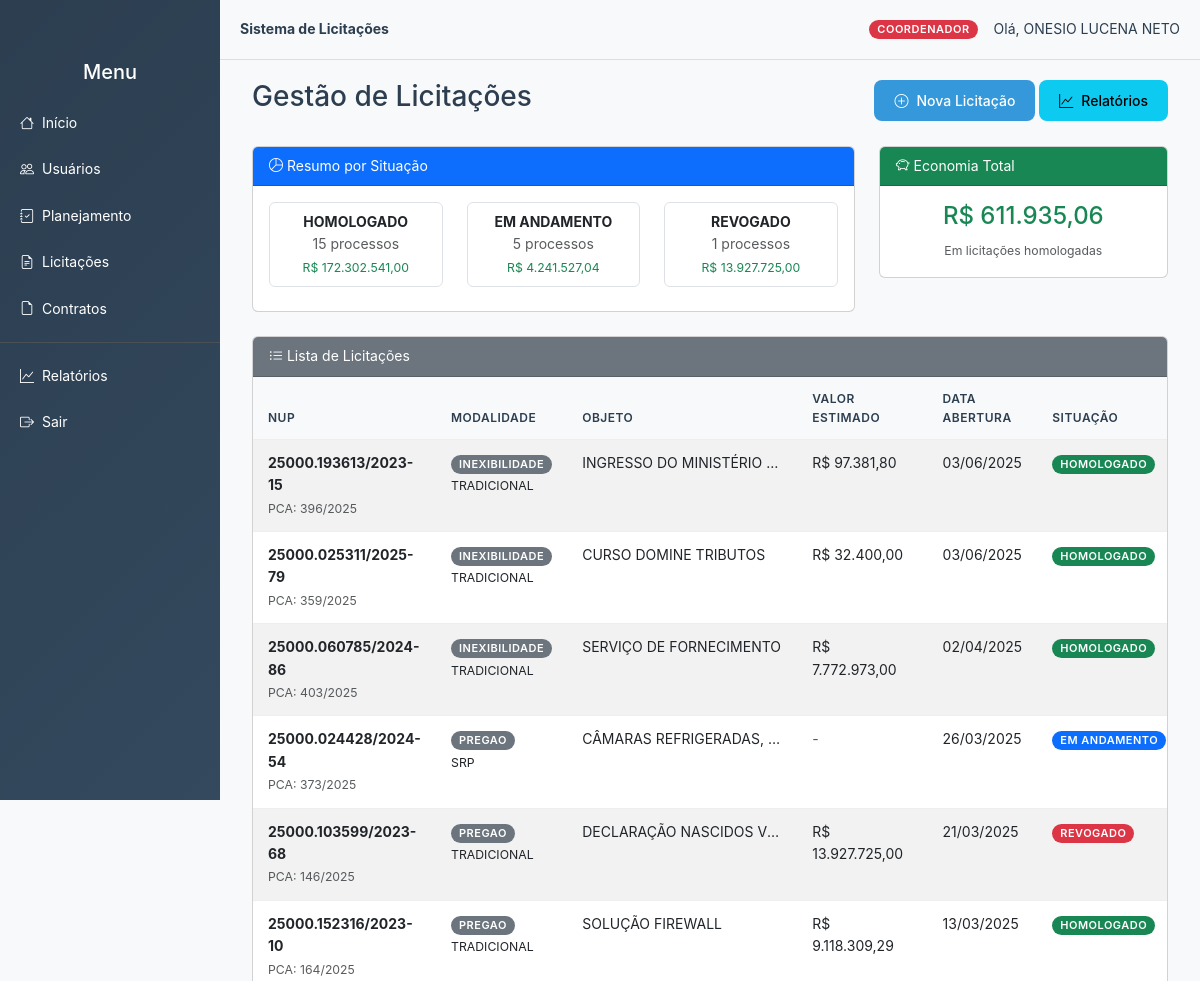
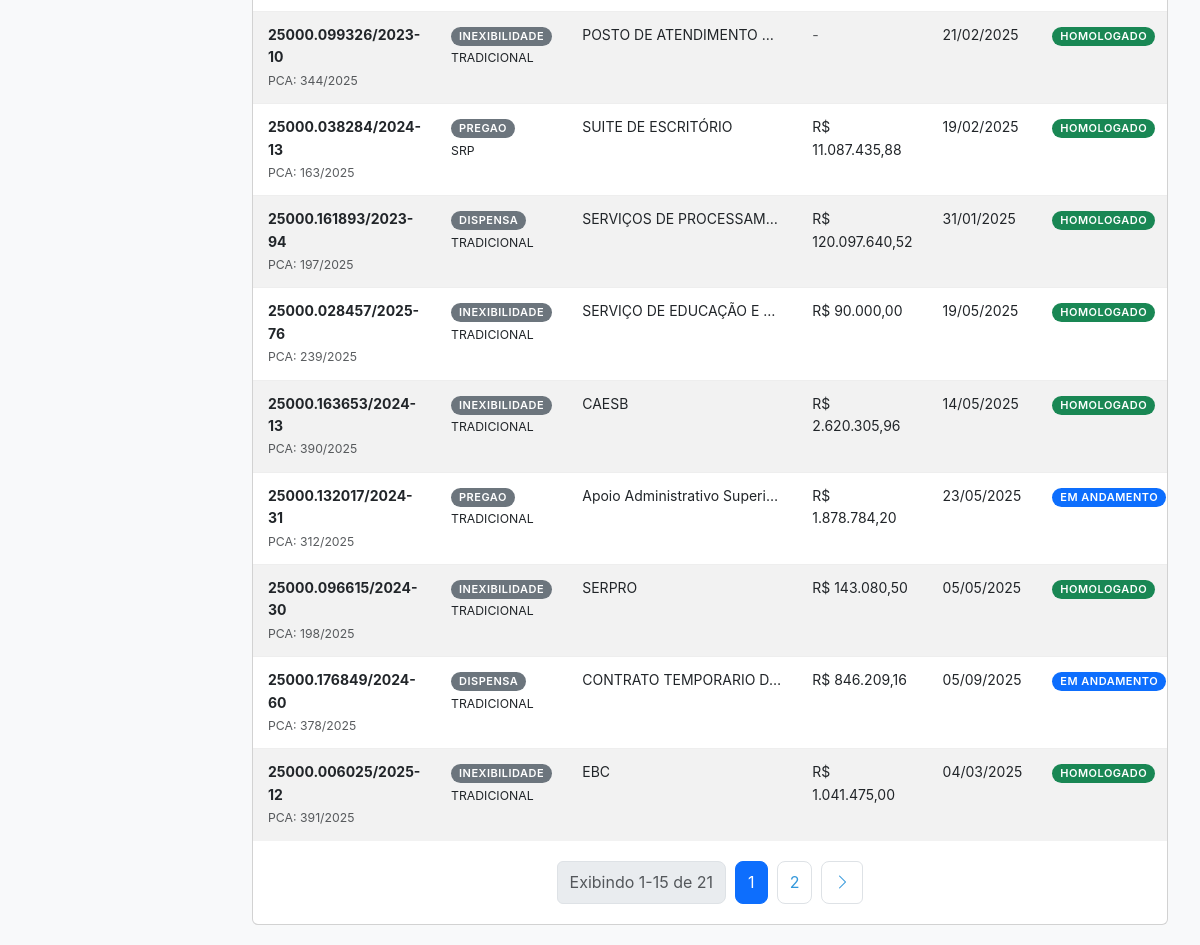
/public/licitacoes/index (signed in), run on the app's committed database (2 pictures, top to bottom).
### tables this page shows
CREATE TABLE `licitacoes` (
  `id` int(11) NOT NULL,
  `nup` varchar(20) DEFAULT NULL COMMENT 'Número Único de Protocolo',
  `data_entrada_dipli` date DEFAULT NULL COMMENT 'Data de entrada na DIPLI',
  `resp_instrucao` varchar(255) DEFAULT NULL COMMENT 'Responsável pela instrução',
  `area_demandante` varchar(255) DEFAULT NULL COMMENT 'Área que demandou a licitação',
  `pregoeiro` varchar(255) DEFAULT NULL COMMENT 'Nome do pregoeiro',
  `pca_dados_id` int(11) DEFAULT NULL COMMENT 'Vinculação com PCA atual',
  `numero_processo` varchar(100) DEFAULT NULL COMMENT 'Número do processo (mantido para compatibilidade)',
  `tipo_licitacao` varchar(50) DEFAULT NULL COMMENT 'Tipo de licitação (mantido para compatibilidade)',
  `modalidade` varchar(50) DEFAULT NULL,
  `tipo` varchar(50) DEFAULT NULL COMMENT 'Tipo da licitação (TRADICIONAL, COTACAO, SRP)',
  `numero_contratacao` varchar(100) DEFAULT NULL COMMENT 'Número da contratação do PCA',
  `numero` int(11) DEFAULT NULL COMMENT 'Número sequencial da licitação',
  `ano` int(11) DEFAULT NULL COMMENT 'Ano da licitação',
  `objeto` text DEFAULT NULL,
  `valor_estimado` decimal(15,2) DEFAULT NULL,
  `qtd_itens` int(11) DEFAULT NULL COMMENT 'Quantidade de itens da licitação',
  `data_abertura` date DEFAULT NULL,
  `data_publicacao` date DEFAULT NULL COMMENT 'Data de publicação do edital',
  `data_homologacao` date DEFAULT NULL,
  `valor_homologado` decimal(15,2) DEFAULT NULL COMMENT 'Valor homologado',
  `qtd_homol` int(11) DEFAULT NULL COMMENT 'Quantidade homologada',
  `economia` decimal(15,2) DEFAULT NULL COMMENT 'Economia obtida (estimado - homologado)',
  `link` text DEFAULT NULL COMMENT 'Link para documentos/edital',
  `usuario_id` int(11) DEFAULT NULL COMMENT 'ID do usuário que criou',
  `situacao` enum('EM_ANDAMENTO','HOMOLOGADO','FRACASSADO','REVOGADO','CANCELADO','PREPARACAO') DEFAULT 'EM_ANDAMENTO',
  `observacoes` text DEFAULT NULL COMMENT 'Observações gerais',
  `usuario_criador` int(11) DEFAULT NULL COMMENT 'Usuário criador (mantido para compatibilidade)',
  `criado_em` timestamp NOT NULL DEFAULT current_timestamp(),
  `atualizado_em` timestamp NOT NULL DEFAULT current_timestamp() ON UPDATE current_timestamp()
);

### core/Controller.php (called while the page is built, shortened)
<?php
class Controller {
    protected function model($model) {
        return new $className();
    }
    public function view($view, $data = [], $title = '', $layout = 'template')
{
    extract($data);
    require_once __DIR__ . '/../app/views/_layouts/' . $layout . '.php';
}
}

### app/controllers/LicitacoesController.php (called while the page is built, shortened)
<?php
require_once __DIR__ . '/../helpers/auth.php';
class LicitacoesController extends Controller
{
    private $licitacaoModel;
    public function __construct()
    {
        $this->licitacaoModel = $this->model('LicitacaoModel');
    }
    public function index()
    {
        $paginaAtual = (int) ($_GET['pagina'] ?? 1);
        $porPagina = 15;
        $licitacoes = $this->licitacaoModel->buscarTodos($paginaAtual, $porPagina);
        $totalLicitacoes = $this->licitacaoModel->contarLicitacoes();
        $resumoPorSituacao = $this->licitacaoModel->resumoPorSituacao();
        $economiaTotal = $this->licitacaoModel->economiaTotal();
        require_once __DIR__ . '/../helpers/pagination.php';
        $baseUrl = BASE_URL . 'licitacoes/index';
        $pagination = new Pagination($totalLicitacoes, $porPagina, $paginaAtual, $baseUrl);
        $this->view('licitacoes/index', [
            'licitacoes' => $licitacoes,
            'resumoPorSituacao' => $resumoPorSituacao,
            'economiaTotal' => $economiaTotal,
            'pagination' => $pagination
        ], 'Licitações');
    }
}

### app/helpers/auth.php (called while the page is built, shortened)
<?php
function isLoggedIn() {
    return isset($_SESSION['usuario']);
}
function getNivelUsuario(): int {
    return (int) ($_SESSION['usuario']['nivel_acesso'] ?? 4);
}
function isCoordenador(): bool {
    return getNivelUsuario() === 1;
}
function podeEditarLicitacoes(): bool {
    return isCoordenador() || isLicitacao();
}

### config/database.php (called while the page is built)
<?php
class Database {
    public static function connect() {
        $host = 'localhost';
        $db   = 'sistema_licitacao';
        $user = 'root';
        $pass = '';
        $charset = 'utf8mb4';
        $dsn = "mysql:host=$host;dbname=$db;charset=$charset";
        try {
            $pdo = new PDO($dsn, $user, $pass, [
                PDO::ATTR_ERRMODE => PDO::ERRMODE_EXCEPTION
            ]);
            return $pdo;
        } catch (PDOException $e) {
            die("Erro na conexão: " . $e->getMessage());
        }
    }
}

### core/Model.php (called while the page is built, shortened)
<?php
require_once __DIR__ . '/../config/database.php';
class Model {
    public function __construct() {
        $this->db = Database::connect();
    }
}

### app/models/LicitacaoModel.php (called while the page is built, shortened)
<?php
class LicitacaoModel extends Model
{
    public function buscarTodos(int $pagina = 1, int $porPagina = 15): array
    {
        $offset = ($pagina - 1) * $porPagina;
        $sql = "SELECT l.*, u.nome as nome_usuario
                FROM licitacoes l
                LEFT JOIN usuarios u ON l.usuario_id = u.id
                ORDER BY l.criado_em DESC
                LIMIT :limit OFFSET :offset";
        $stmt = $this->db->prepare($sql);
        $stmt->bindValue(':limit', $porPagina, PDO::PARAM_INT);
        $stmt->bindValue(':offset', $offset, PDO::PARAM_INT);
        $stmt->execute();
        return $stmt->fetchAll(PDO::FETCH_ASSOC);
    }
    public function contarLicitacoes(): int
    {
        $sql = "SELECT COUNT(*) FROM licitacoes";
        $stmt = $this->db->query($sql);
        return (int) $stmt->fetchColumn();
    }
    public function resumoPorSituacao(): array
    {
        $sql = "SELECT situacao, COUNT(*) as total, SUM(valor_estimado) as valor_total
                FROM licitacoes
                GROUP BY situacao
                ORDER BY total DESC";
        $stmt = $this->db->query($sql);
        return $stmt->fetchAll(PDO::FETCH_ASSOC);
    }
    public function economiaTotal(): float
    {
        $sql = "SELECT SUM(economia) as economia_total
                FROM licitacoes
                WHERE situacao = 'HOMOLOGADO'
                AND economia IS NOT NULL";
        $stmt = $this->db->query($sql);
        return (float) $stmt->fetchColumn();
    }
}

### app/views/licitacoes/index.php (the view, shortened to what this page needs)
<div class="container-fluid">
    <div class="d-flex justify-content-between align-items-center mb-4">
        <h3>Gestão de Licitações</h3>
        <div>
            <?php if (podeEditarLicitacoes()): ?>
                <a href="<?= BASE_URL ?>licitacoes/create" class="btn btn-primary">
                    <i class="bi bi-plus-circle"></i> Nova Licitação
                </a>
            <?php endif; ?>
            <a href="<?= BASE_URL ?>licitacoes/relatorios" class="btn btn-info">
                <i class="bi bi-graph-up"></i> Relatórios
            </a>
        </div>
    </div>
    <div class="row mb-4">
        <div class="col-md-8">
            <div class="card">
                <div class="card-header bg-primary text-white">
                    <i class="bi bi-pie-chart"></i> Resumo por Situação
                </div>
                <div class="card-body">
                    <div class="row">
                        <?php foreach ($resumoPorSituacao as $situacao): ?>
                            <div class="col-md-4 mb-2">
                                <div class="border rounded p-2 text-center">
                                    <strong><?= ucfirst(str_replace('_', ' ', $situacao['situacao'])) ?></strong><br>
                                    <span class="text-muted"><?= $situacao['total'] ?> processos</span><br>
                                    <small class="text-success">R$ <?= number_format($situacao['valor_total'] ?: 0, 2, ',', '.') ?></small>
                                </div>
                            </div>
                        <?php endforeach; ?>
                    </div>
                </div>
            </div>
        </div>
        <div class="col-md-4">
            <div class="card">
                <div class="card-header bg-success text-white">
                    <i class="bi bi-piggy-bank"></i> Economia Total
                </div>
                <div class="card-body text-center">
                    <h4 class="text-success">
                        R$ <?= number_format($economiaTotal ?: 0, 2, ',', '.') ?>
                    </h4>
                    <small class="text-muted">Em licitações homologadas</small>
                </div>
            </div>
        </div>
    </div>
    <div class="card">
        <div class="card-header bg-secondary text-white">
            <i class="bi bi-list-ul"></i> Lista de Licitações
        </div>
        <div class="card-body p-0">
            <div class="table-responsive">
                <table class="table table-striped table-hover mb-0">
                    <thead class="table-dark">
                        <tr>
                            <th>NUP</th>
                            <th>Modalidade</th>
                            <th>Objeto</th>
                            <th>Valor Estimado</th>
                            <th>Data Abertura</th>
                            <th>Situação</th>
                        </tr>
                    </thead>
                    <tbody>
                        <?php if (empty($licitacoes)): ?>
                            <tr>
                                <td colspan="8" class="text-center text-muted py-4">
                                    Nenhuma licitação cadastrada
                                </td>
                            </tr>
                        <?php else: ?>
                            <?php foreach ($licitacoes as $licitacao): ?>
                                <tr>
                                    <td>
                                        <strong><?= htmlspecialchars($licitacao['nup']) ?></strong>
                                        <?php if ($licitacao['numero_contratacao']): ?>
                                            <br><small class="text-muted">PCA: <?= htmlspecialchars($licitacao['numero_contratacao']) ?></small>
                                        <?php endif; ?>
                                    </td>
                                    <td>
                                        <span class="badge bg-secondary"><?= htmlspecialchars($licitacao['modalidade']) ?></span>
                                        <?php if ($licitacao['tipo']): ?>
                                            <br><small><?= htmlspecialchars($licitacao['tipo']) ?></small>
                                        <?php endif; ?>
                                    </td>
                                    <td>
                                        <div class="text-truncate" style="max-width: 200px;" title="<?= htmlspecialchars($licitacao['objeto']) ?>">
                                            <?= htmlspecialchars($licitacao['objeto']) ?>
                                        </div>
                                    </td>
                                    <td>
                                        <?php if ($licitacao['valor_estimado']): ?>
                                            R$ <?= number_format($licitacao['valor_estimado'], 2, ',', '.') ?>
                                        <?php else: ?>
                                            <span class="text-muted">-</span>
                                        <?php endif; ?>
                                    </td>
                                    <td>
                                        <?php if ($licitacao['data_abertura']): ?>
                                            <?= date('d/m/Y', strtotime($licitacao['data_abertura'])) ?>
                                        <?php else: ?>
                                            <span class="text-muted">-</span>
                                        <?php endif; ?>
                                    </td>
                                    <td>
                                        <?php
                                        $badgeClass = match($licitacao['situacao']) {
                                            'HOMOLOGADO' => 'bg-success',
                                            'EM_ANDAMENTO' => 'bg-primary',
                                            'PREPARACAO' => 'bg-warning',
                                            'FRACASSADO', 'REVOGADO', 'CANCELADO' => 'bg-danger',
                                            default => 'bg-secondary'
                                        };
                                        ?>
                                        <span class="badge <?= $badgeClass ?>">
                                            <?= ucfirst(str_replace('_', ' ', $licitacao['situacao'])) ?>
                                        </span>
                                    </td>
                                </tr>
                            <?php endforeach; ?>
                        <?php endif; ?>
                    </tbody>
                </table>
            </div>
        </div>
        <?= $pagination->renderizar() ?>
    </div>
</div>

### public/css/style.css (style rules this page uses)
:root { --primary-color: #3498db; --primary-dark: #2980b9; --secondary-color: #2c3e50; --success-color: #27ae60; --danger-color: #e74c3c; --warning-color: #f39c12; --info-color: #17a2b8; --light-gray: #f8f9fa; --medium-gray: #6c757d; --dark-gray: #343a40; --white: #ffffff; --shadow: 0 2px 4px rgba(0,0,0,0.1); --shadow-hover: 0 4px 8px rgba(0,0,0,0.15); --border-radius: 8px; --transition: all 0.3s ease; }
* { margin: 0; padding: 0; box-sizing: border-box; }
body { font-family: -apple-system, BlinkMacSystemFont, 'Segoe UI', Roboto, 'Helvetica Neue', Arial, sans-serif; font-size: 14px; line-height: 1.6; color: var(--secondary-color); background-color: var(--light-gray); }
.btn { display: inline-flex; align-items: center; justify-content: center; padding: 10px 20px; border: none; border-radius: var(--border-radius); font-size: 14px; font-weight: 500; text-decoration: none; cursor: pointer; transition: var(--transition); gap: 8px; }
.btn-primary { background: var(--primary-color); color: var(--white); }
.table { width: 100%; border-collapse: collapse; }
.table th, .table td { padding: 12px 15px; text-align: left; border-bottom: 1px solid #eee; }
.table th { background: var(--light-gray); font-weight: 600; color: var(--secondary-color); text-transform: uppercase; font-size: 12px; letter-spacing: 0.5px; }
.table tbody tr:last-child td { border-bottom: none; }
.badge { display: inline-block; padding: 4px 8px; font-size: 11px; font-weight: 600; text-transform: uppercase; border-radius: 12px; letter-spacing: 0.5px; }
.text-center { text-align: center; }
.mb-0 { margin-bottom: 0; }
.mb-2 { margin-bottom: 20px; }
.d-flex { display: flex; }
.justify-content-between { justify-content: space-between; }
.align-items-center { align-items: center; }
.text-success { color: var(--success-color); }
.text-muted { color: var(--medium-gray); }
.bg-primary { background-color: var(--primary-color); }
.bg-success { background-color: var(--success-color); }
.bg-danger { background-color: var(--danger-color); }

### app/views/_layouts/template.php (style rules this page uses)
body { min-height: 100vh; margin: 0; }

### data on the page
licitacoes: nup "25000.193613/2023-15", numero_contratacao "396/2025", modalidade "INEXIBILIDADE", tipo "TRADICIONAL", objeto "INGRESSO DO MINISTÉRIO…", valor_estimado "97.381,80", data_abertura "03/06/2025", situacao "HOMOLOGADO"
licitacoes: nup "25000.025311/2025-79", numero_contratacao "359/2025", modalidade "INEXIBILIDADE", tipo "TRADICIONAL", objeto "CURSO DOMINE TRIBUTOS", valor_estimado "32.400,00", data_abertura "03/06/2025", situacao "HOMOLOGADO"
licitacoes: nup "25000.060785/2024-86", numero_contratacao "403/2025", modalidade "INEXIBILIDADE", tipo "TRADICIONAL", objeto "SERVIÇO DE FORNECIMENTO", valor_estimado "7.772.973,00", data_abertura "02/04/2025", situacao "HOMOLOGADO"
licitacoes: nup "25000.024428/2024-54", numero_contratacao "373/2025", modalidade "PREGAO", tipo "SRP", objeto "CÂMARAS REFRIGERADAS,…", data_abertura "26/03/2025", situacao "EM ANDAMENTO"
licitacoes: nup "25000.103599/2023-68", numero_contratacao "146/2025", modalidade "PREGAO", tipo "TRADICIONAL", objeto "DECLARAÇÃO NASCIDOS V…", valor_estimado "13.927.725,00", data_abertura "21/03/2025", situacao "REVOGADO"
licitacoes: nup "25000.152316/2023-10", numero_contratacao "164/2025", modalidade "PREGAO", tipo "TRADICIONAL", objeto "SOLUÇÃO FIREWALL", valor_estimado "9.118.309,29", data_abertura "13/03/2025", situacao "HOMOLOGADO"
licitacoes: nup "25000.099326/2023-10", numero_contratacao "344/2025", modalidade "INEXIBILIDADE", tipo "TRADICIONAL", objeto "POSTO DE ATENDIMENTO…", data_abertura "21/02/2025", situacao "HOMOLOGADO"
licitacoes: nup "25000.038284/2024-13", numero_contratacao "163/2025", modalidade "PREGAO", tipo "SRP", objeto "SUITE DE ESCRITÓRIO", valor_estimado "11.087.435,88", data_abertura "19/02/2025", situacao "HOMOLOGADO"
licitacoes: nup "25000.161893/2023-94", numero_contratacao "197/2025", modalidade "DISPENSA", tipo "TRADICIONAL", objeto "SERVIÇOS DE PROCESSAM…", valor_estimado "120.097.640,52", data_abertura "31/01/2025", situacao "HOMOLOGADO"
licitacoes: nup "25000.028457/2025-76", numero_contratacao "239/2025", modalidade "INEXIBILIDADE", tipo "TRADICIONAL", objeto "SERVIÇO DE EDUCAÇÃO E…", valor_estimado "90.000,00", data_abertura "19/05/2025", situacao "HOMOLOGADO"
licitacoes: nup "25000.163653/2024-13", numero_contratacao "390/2025", modalidade "INEXIBILIDADE", tipo "TRADICIONAL", objeto "CAESB", valor_estimado "2.620.305,96", data_abertura "14/05/2025", situacao "HOMOLOGADO"
licitacoes: nup "25000.132017/2024-31", numero_contratacao "312/2025", modalidade "PREGAO", tipo "TRADICIONAL", objeto "Apoio Administrativo Superi…", valor_estimado "1.878.784,20", data_abertura "23/05/2025", situacao "EM ANDAMENTO"
licitacoes: nup "25000.096615/2024-30", numero_contratacao "198/2025", modalidade "INEXIBILIDADE", tipo "TRADICIONAL", objeto "SERPRO", valor_estimado "143.080,50", data_abertura "05/05/2025", situacao "HOMOLOGADO"
licitacoes: nup "25000.176849/2024-60", numero_contratacao "378/2025", modalidade "DISPENSA", tipo "TRADICIONAL", objeto "CONTRATO TEMPORARIO D…", valor_estimado "846.209,16", data_abertura "05/09/2025", situacao "EM ANDAMENTO"
licitacoes: nup "25000.006025/2025-12", numero_contratacao "391/2025", modalidade "INEXIBILIDADE", tipo "TRADICIONAL", objeto "EBC", valor_estimado "1.041.475,00", data_abertura "04/03/2025", situacao "HOMOLOGADO"

### other printed values
$nomeNivel "COORDENADOR"
$_SESSION['usuario']['nome'] "ONESIO LUCENA NETO"
str_replace('_', ' ', $situacao['situacao']) "HOMOLOGADO"
$situacao['total'] "15"
$situacao['valor_total'] ?: 0 "172.302.541,00"
str_replace('_', ' ', $situacao['situacao']) "EM ANDAMENTO"
$situacao['total'] "5"
$situacao['valor_total'] ?: 0 "4.241.527,04"
str_replace('_', ' ', $situacao['situacao']) "REVOGADO"
$situacao['total'] "1"
$situacao['valor_total'] ?: 0 "13.927.725,00"
$economiaTotal ?: 0 "611.935,06"
$this->getItemInicio() "1"
$this->getItemFim() "15"
$this->totalItens "21"
